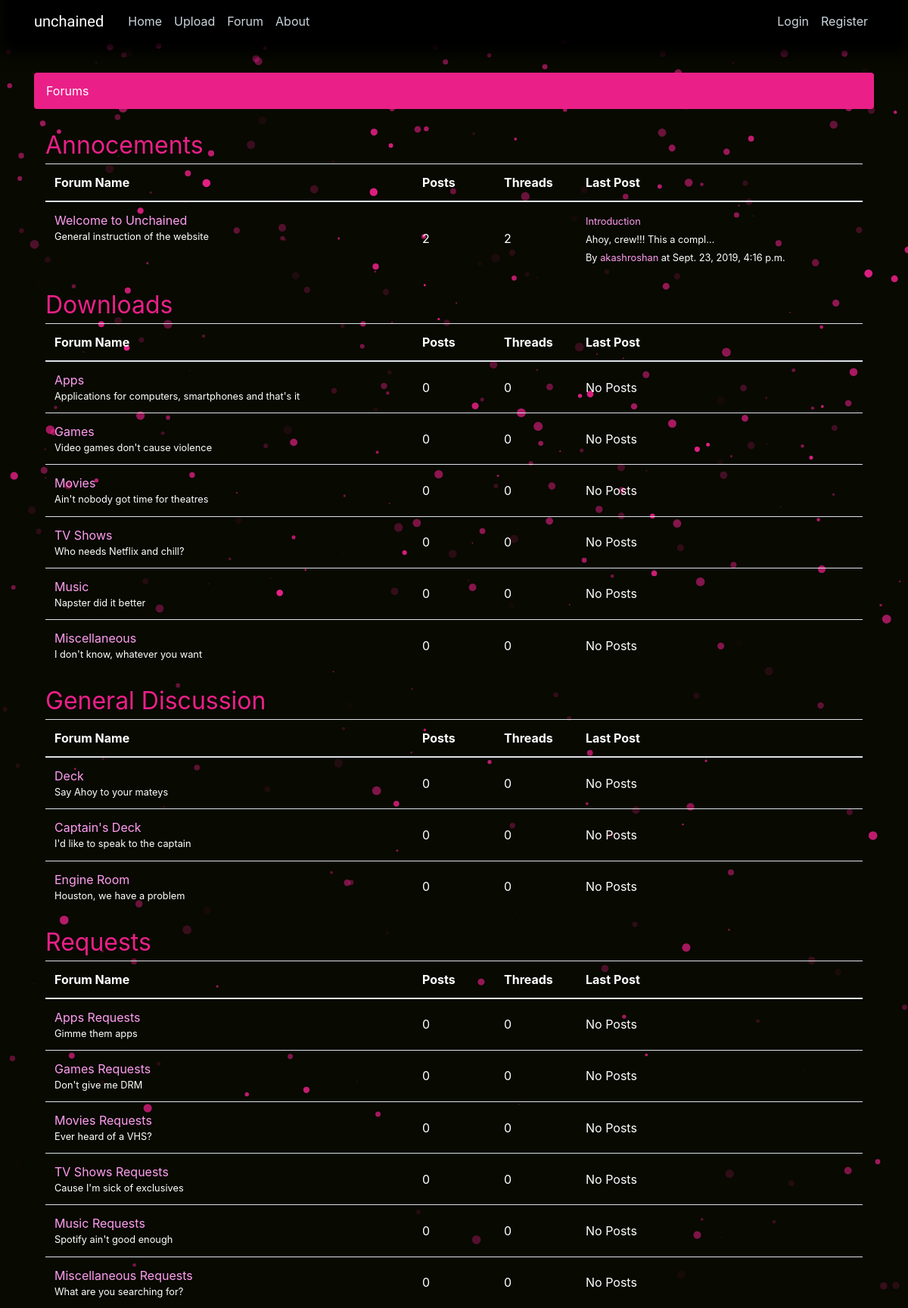
The app's page /forum/ with its own data.
### forum/models.py (models this page shows, shortened)
class Forum(models.Model):
    id = models.AutoField(primary_key=True)                                                                                     #primary key 'id'
    name = models.CharField(max_length=30, unique=True)                                                                         #name of the forum
    description = models.CharField(max_length=100)                                                                              #description of the forum
    type = (
        ('A', 'Admin'),
        ('D', 'Download'),
        ('G', 'General'),
        ('R', 'Requests')
    )                                                                                                                           #creates a list called 'type' with the attributes listed
    forum_type = models.CharField(max_length=1, choices=type)                                                                   #charfield uses the 'type' list
    issubforum = models.BooleanField(default=False)                                                                             #a boolean field that specifies whether the forum is a subforum or not
    forum = models.ForeignKey('self', on_delete = models.CASCADE, related_name='subforum', blank=True, null=True)               #attaches the Forum table(self) as a foreign key. This is used to link main forum when the create entry is a subforum. Can be set to blank
    def get_posts_count(self):                                                                                                  #fuction to return the total number of posts belonging to the forum
        return Post.objects.filter(thread__forum=self).count()
    def get_last_post(self):                                                                                                    #function to return the last post submitted in the forum
        return Post.objects.filter(thread__forum=self).order_by('-created_at').first()
    def get_sub_threads_count(self):                                                                                            #fuction to return the total number of threads belonging to the subforum
        return Thread.objects.filter(forum__issubforum=True).filter(forum__forum=self).count()
    def get_posts_count_subs(self):                                                                                             #fuction to return the total number of posts belonging to the subforum
        return Post.objects.filter(thread__forum__forum=self).count()
    def get_last_post_sub(self):                                                                                                #function to return the last post submitted in the subforum
        return Post.objects.filter(thread__forum__forum=self).order_by('-created_at').first()

class Post(models.Model):
    id = models.AutoField(primary_key=True)                                                                                     #primary key 'id'
    subject = models.CharField(max_length=255)                                                                                  #subject of the post. Similar to thread field
    post = models.TextField(max_length=4000)                                                                                    #posted message
    thread = models.ForeignKey(Thread, on_delete = models.CASCADE, related_name='posts')                                        #attaches the Thread table as a foreign key. models.CASCADE deletes the post when the thread is deleted
    created_at = models.DateTimeField(auto_now_add=True)                                                                        #sets to the current time and date when the post is created
    created_by = models.ForeignKey(User, on_delete = models.SET(get_sentinel_user), related_name='posts')                       #attaches the User table as a foreign key. models.SET sets the user to 'deleted' to keep the post even after the user account is deleted
    def __str__(self):
        truncated_post = Truncator(self.post)                                                                                   #returns the first 30 characters of the post to display in the database
        return truncated_post.chars(30)

### forum/views.py (the view)
# urls.py: path('', include('forum.urls')),                                                                        #the localhost will redirect to the 'forum' app urls
def forum(request):
    context = {                                                                                                 #contains the context data that is send to the html page
        'admin_forums'      : Forum.objects.filter(forum_type='A').filter(issubforum=False),                    #all objects in the Forum table where the 'forum_type' is 'A' is stored in 'admin_forums' variable. Also filters only the main forums
        'download_forums'   : Forum.objects.filter(forum_type='D').filter(issubforum=False),                    #all objects in the Forum table where the 'forum_type' is 'D' is stored in 'download_forums' variable. Also filters only the main forums
        'general_forums'    : Forum.objects.filter(forum_type='G').filter(issubforum=False),                    #all objects in the Forum table where the 'forum_type' is 'G' is stored in 'general_forums' variable. Also filters only the main forums
        'request_forums'    : Forum.objects.filter(forum_type='R').filter(issubforum=False),                    #all objects in the Forum table where the 'forum_type' is 'R' is stored in 'request_forums' variable. Also filters only the main forums
    }
    return render(request,'display/forums.html', context)                                                       #request to render the 'forums.html' file and sends the context

### forum/templates/display/forums.html (shortened to what this page needs)
{% extends "base.html" %}
{% block heading %}
    <ol class="breadcrumb my-4">
      <li class="breadcrumb-item active">Forums</li>
    </ol>
{% endblock %}
{% block content %}
  <div class="container">
    <table class="table table-css"><div style="color:#ea2088;font-style: bold; font-size: 2rem;">Annocements</div>
      <thead class="thead-inverse">
        <tr>
            <th width="45%">Forum Name</th>
            <th width="10%">Posts</th>
            <th width="10%">Threads</th>
            <th width="35%">Last Post</th>
        </tr>
      </thead>
      <tbody>
        {% for forum in admin_forums %}
          <tr>
            <td>
              <a href="{% url 'forum-threads' forum.id %}">{{ forum.name }}</a>
              <small class="fal d-block">{{ forum.description }}</small>
            </td>
            <td class="align-middle">{{ forum.get_posts_count }}</td>
            <td class="align-middle">{{ forum.thread.count }}</td>
            <td class="align-middle">
              {% with post=forum.get_last_post %}
                {% if post.thread.forum == forum %}
                  <small>
                    <a href="{% url 'thread-posts' post.thread.id %}">
                      {{ post.subject }}
                    </a><br>
                    {{ post }}<br>
                    By <a href="{% url 'profile' post.created_by.username %}">{{ post.created_by.username }}</a> at {{ post.created_at }}
                  </small>
                {% else %}
                  No Posts
                {% endif %}
              {% endwith %}
            </td>
          </tr>
        {% endfor %}
      </tbody>
    </table>
  </div>
  <div class="container">
    <table class="table table-css"><div style="color:#ea2088;font-style: bold; font-size: 2rem;">Downloads</div>
      <thead class="thead-inverse">
        <tr>
            <th width="45%">Forum Name</th>
            <th width="10%">Posts</th>
            <th width="10%">Threads</th>
            <th width="35%">Last Post</th>
        </tr>
      </thead>
      <tbody>
        {% for forum in download_forums %}
          <tr>
            <td>
              <a href="{% url 'forum-threads' forum.id %}">{{ forum.name }}</a>
              <small class="fal d-block">{{ forum.description }}</small>
            </td>
            <td class="align-middle">{{ forum.get_posts_count_subs }}</td>
            <td class="align-middle">{{ forum.get_sub_threads_count }}</td>
            <td class="align-middle">
              {% with post=forum.get_last_post_sub %}
                {% if post.thread.forum.forum == forum %}
                  <small>
                    <a href="{% url 'thread-posts' post.thread.id %}">
                      {{ post.subject }}
                    </a><br>
                    {{ post }}<br>
                    By <a href="{% url 'profile' post.created_by.username %}">{{ post.created_by.username }}</a> at {{ post.created_at }}
                  </small>
                {% else %}
                  No Posts
                {% endif %}
              {% endwith %}
            </td>
          </tr>
        {% endfor %}
      </tbody>
    </table>
  </div>
  <div class="container">
    <table class="table table-css"><div style="color:#ea2088;font-style: bold; font-size: 2rem;">General Discussion</div>
      <thead class="thead-inverse">
        <tr>
            <th width="45%">Forum Name</th>
            <th width="10%">Posts</th>
            <th width="10%">Threads</th>
            <th width="35%">Last Post</th>
        </tr>
      </thead>
      <tbody>
        {% for forum in general_forums %}
          <tr>
            <td>
              <a href="{% url 'forum-threads' forum.id %}">{{ forum.name }}</a>
              <small class="fal d-block">{{ forum.description }}</small>
            </td>
            <td class="align-middle">{{ forum.get_posts_count }}</td>
            <td class="align-middle">{{ forum.thread.count }}</td>
            <td class="align-middle">
              {% with post=forum.get_last_post %}
                {% if post.thread.forum == forum %}
                  <small>
                    <a href="{% url 'thread-posts' post.thread.id %}">
                      {{ post.subject }}
                    </a><br>
                    {{ post }}<br>
                    By <a href="{% url 'profile' post.created_by.username %}">{{ post.created_by.username }}</a> at {{ post.created_at }}
                  </small>
                {% else %}
                  No Posts
                {% endif %}
              {% endwith %}
            </td>
          </tr>
        {% endfor %}
      </tbody>
    </table>
  </div>
  <div class="container">
    <table class="table table-css"><div style="color:#ea2088;font-style: bold; font-size: 2rem;">Requests
      <thead class="thead-inverse">
        <tr>
            <th width="45%">Forum Name</th>
            <th width="10%">Posts</th>
            <th width="10%">Threads</th>
            <th width="35%">Last Post</th>
        </tr>
      </thead>
      <tbody>
        {% for forum in request_forums %}
          <tr>
            <td>
              <a href="{% url 'forum-threads' forum.id %}">{{ forum.name }}</a>
              <small class="fal d-block">{{ forum.description }}</small>
            </td>
            <td class="align-middle">{{ forum.get_posts_count }}</td>
            <td class="align-middle">{{ forum.thread.count }}</td>
            <td class="align-middle">
              {% with post=forum.get_last_post %}
                {% if post.thread.forum == forum %}
                  <small>
                    <a href="{% url 'thread-posts' post.thread.id %}">
                      {{ post.subject }}
                    </a><br>
                    {{ post }}<br>
                    By <a href="{% url 'profile' post.created_by.username %}">{{ post.created_by.username }}</a> at {{ post.created_at }}
                  </small>
                {% else %}
                  No Posts
                {% endif %}
              {% endwith %}
            </td>
          </tr>
        {% endfor %}
      </tbody>
    </table>
  </div>
{% endblock content %}

### forum/static/forum/main.css (style rules this page uses)
body, html { height: 100% }
.fal { color:white; }
.breadcrumb { background-color: #ea2088; color:#ff9df0; }
a { color:#FF9DF0; }
ol,li,a:hover { color:white ; }
.breadcrumb-item { color:white; }
.breadcrumb-item.active { color:white; }
.table-css { color:#ffffff; }

### records on screen
Forum: name "Welcome to Unchained", description "General instruction of the website", get_posts_count "2", thread.count "2", get_last_post.subject "Introduction", get_last_post "Ahoy, crew!!! This a compl…", get_last_post.created_by.username "akashroshan", get_last_post.created_at "Sept. 23, 2019, 4:16 p.m."
Forum: name "Apps", description "Applications for computers, smartphones and that's it", get_posts_count_subs "0", get_sub_threads_count "0"
Forum: name "Games", description "Video games don't cause violence", get_posts_count_subs "0", get_sub_threads_count "0"
Forum: name "Movies", description "Ain't nobody got time for theatres", get_posts_count_subs "0", get_sub_threads_count "0"
Forum: name "TV Shows", description "Who needs Netflix and chill?", get_posts_count_subs "0", get_sub_threads_count "0"
Forum: name "Music", description "Napster did it better", get_posts_count_subs "0", get_sub_threads_count "0"
Forum: name "Miscellaneous", description "I don't know, whatever you want", get_posts_count_subs "0", get_sub_threads_count "0"
Forum: name "Deck", description "Say Ahoy to your mateys", get_posts_count "0", thread.count "0"
Forum: name "Captain's Deck", description "I'd like to speak to the captain", get_posts_count "0", thread.count "0"
Forum: name "Engine Room", description "Houston, we have a problem", get_posts_count "0", thread.count "0"
Forum: name "Apps Requests", description "Gimme them apps", get_posts_count "0", thread.count "0"
Forum: name "Games Requests", description "Don't give me DRM", get_posts_count "0", thread.count "0"
Forum: name "Movies Requests", description "Ever heard of a VHS?", get_posts_count "0", thread.count "0"
Forum: name "TV Shows Requests", description "Cause I'm sick of exclusives", get_posts_count "0", thread.count "0"
Forum: name "Music Requests", description "Spotify ain't good enough", get_posts_count "0", thread.count "0"
Forum: name "Miscellaneous Requests", description "What are you searching for?", get_posts_count "0", thread.count "0"
